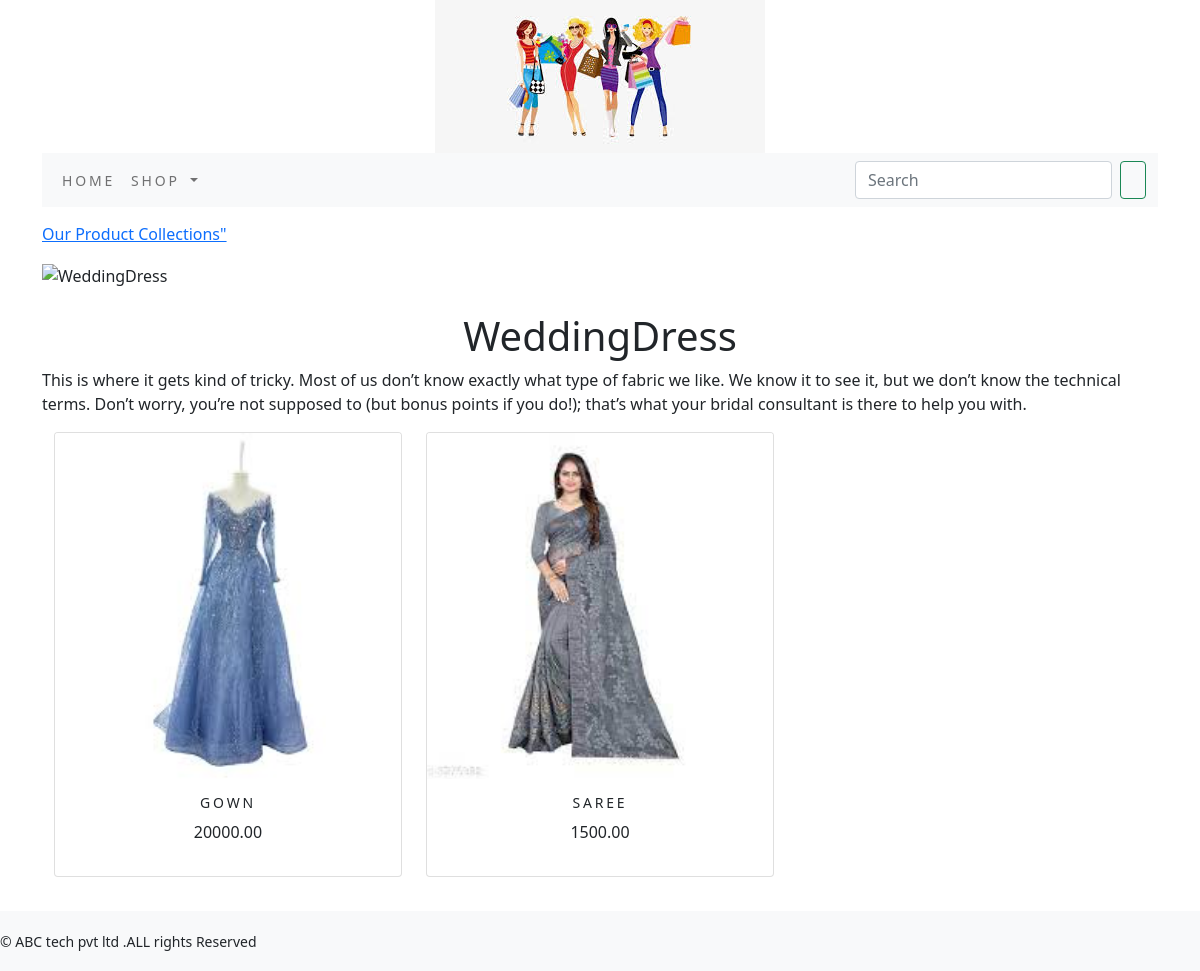
Screenshot of /weddingdress/ with the database file from the repository.
### shopping/models.py (models this page shows, shortened)
class Category(models.Model):
    name=models.CharField(max_length=250,unique=True)
    slug=models.SlugField(max_length=250,unique=True)
    description=models.TextField(blank=True)
    image=models.ImageField(upload_to='category',blank=True)
    class Meta:
        ordering=('name',)
        verbose_name='category'
        verbose_name_plural='categories'
    def get_url(self):
        return reverse('shopping:products_by_category',args=[self.slug])

class product(models.Model):
    name=models.CharField(max_length=250,unique=True)
    slug=models.SlugField(max_length=250,unique=True)
    description=models.TextField(blank=True)
    price=models.DecimalField(max_digits=10,decimal_places=2)
    category=models.ForeignKey(Category,on_delete=models.CASCADE)
    image = models.ImageField(upload_to='product', blank=True)
    stock=models.IntegerField()
    available=models.BooleanField(default=True)
    created=models.DateTimeField(auto_now_add=True)
    updated=models.DateTimeField(auto_now=True)
    def get_url(self):
        return reverse('shopping:proCatdetail',args=[self.category.slug,self.slug])
    class Meta:
        ordering=('name',)
        verbose_name='product'
        verbose_name_plural='products'

### shopping/views.py (the view)
# urls.py: path('', views.allProdCat, name='allProdCat'),
def allProdCat(request,c_slug=None):
    c_page=None
    products_list=None
    if c_slug!=None:
        c_page=get_object_or_404(Category,slug=c_slug)
        products_list=product.objects.all().filter(category=c_page,available=True)
    else:
        products_list=product.objects.all().filter(available=True)
    paginator=Paginator(products_list,6)
    try:
        page=int(request.GET.get('page','1'))
    except:
        page=1
    try:
        products=paginator.page(page)
    except (EmptyPage,InvalidPage):
        products=paginator.page(paginator.num_pages)
    return render(request,"category.html",{'category':c_page,'products':products})

### cart/context_processors.py (called while the page is built)
def counter(request):
    item_count=0
    if 'admin' in request.path:
        return  {}
    else:
        try:
            cart=Cart.objects.filter(cart_id=cart_id(request))
            cart_items=CartItem.objects.all().filter(cart=cart[:1])
            for cart_items in cart_items:
                item_count += cart_items.quantity
        except Cart.DoesNotExist:
            item_count =0
    return dict(item_count=item_count)

### cart/views.py (called while the page is built)
def cart_id(request):
    cart=request.session.session_key
    if not cart:
        cart=request.session.create()
    return cart

### shopping/context_processors.py (called while the page is built)
def menu_links(request):
    links=Category.objects.all()
    return dict(links=links)

### templates/category.html (shortened to what this page needs)
{% extends 'base.html' %}
{% load static %}
{% block content %}
{% if category %}
    <div>
        <div class="row my_row_class">
            <div class="mx-auto">
          <p><a href="{% url 'shopping:allProdCat' %}">Our Product Collections"</a></p>
        </div>
            </div>
    </div>
    {% endif %}
<div class="mx_auto">
    {% if category %}
        <img class="my_image" src="{{category.imagee.url}}" alt="{{category.name}}">
</div>
    <br>
<div>
       <h1 class="text-center my title">{{category.name}}</h1>
       <p class="text-justify">{{category.description}}</p>
</div>
    {% endif %}
<div class="container">
    <div class="row mx_auto">
        {% for product in products.object_list %}
        <div class="my_bottom_margin col-9 col-sm-12  col-md-4 col-lg-4">
            <div class="card text-center" style="min-width:18rem;">
            <a href="{{product.get_url}}"><img class="card-img-top my_image" src="{{product.image.url}}" alt="{{product.name}}"></a>
        <div class="card-body">
            <h4>{{product.name}}</h4>
             <p>{{product.price}}</p>
        </div>
        </div>
        </div>
        {% endfor %}
    </div>
    <br>
</div>
{% endblock %}

### static/css/custom.css (style rules this page uses)
body { font-family: 'Roboto', sans-serif; }
.my_row_class { padding-top :15px; }
.my_image { width:100%; height:auto; }
.my_bottom_margin { margin-bottom:10px; }
.card-body h4 { font-size:14px; text-transform:uppercase; letter-spacing:.2em; }

### rows the page displays
Category: name "WeddingDress", description "This is where it gets kind of tricky. Most of us don’t know exactly what type of fabric we like. We know it to see it, but we don’t know the technical terms. Don’t worry, you’re not supposed to (but bonus points if you do!); that’s what your bridal consultant is there to help you with."
product: image (picture), name "GOWN", price "20000.00"
product: image (picture), name "SAREE", price "1500.00"
